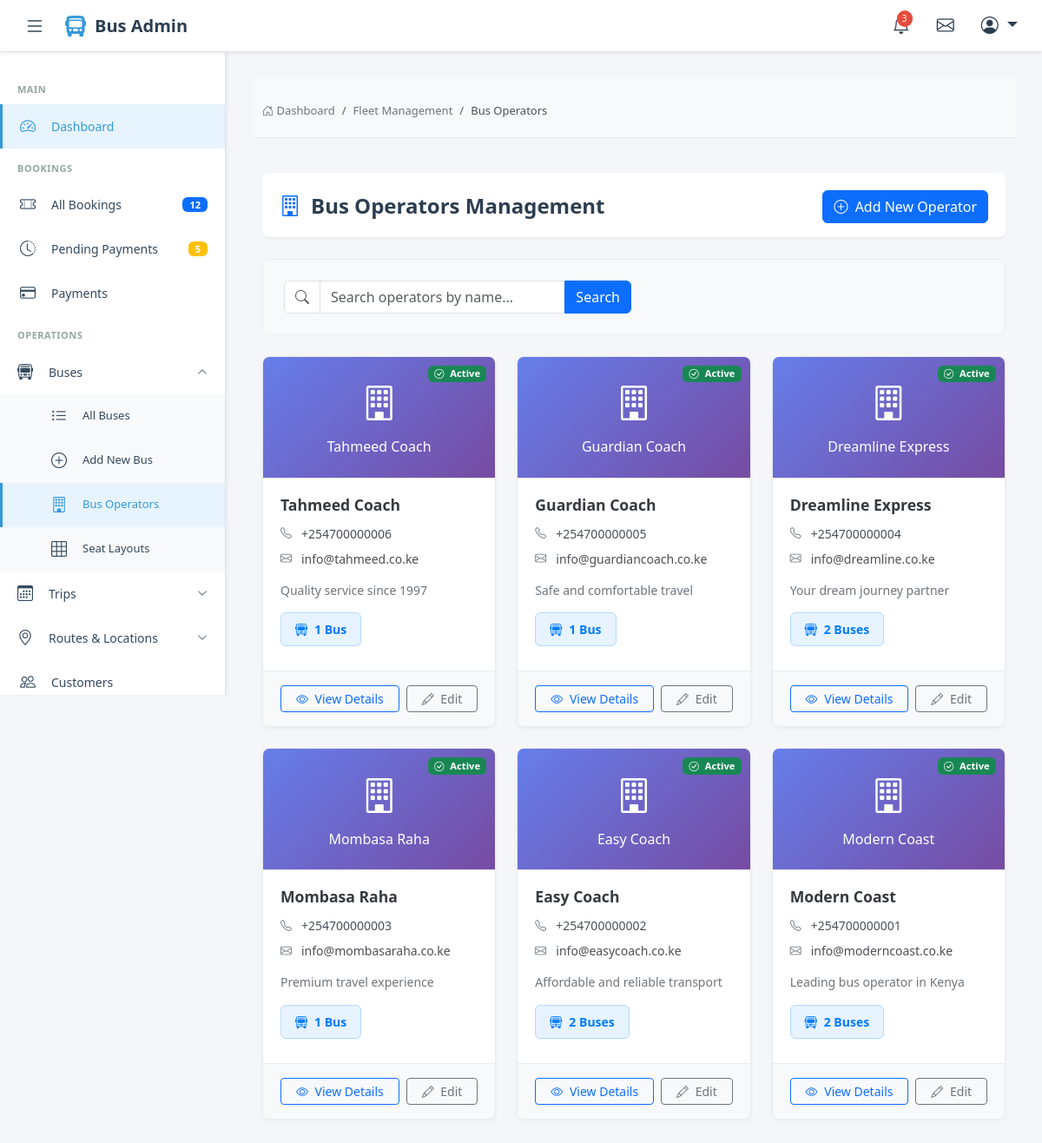
The app's page /operators/ with its own data.
### website_application/models.py (models this page shows, shortened)
class BusOperator(models.Model):
    name = models.CharField(max_length=200)
    logo = models.ImageField(upload_to='operators/logos/', null=True, blank=True)
    contact_phone = models.CharField(max_length=20)
    contact_email = models.EmailField()
    description = models.TextField(blank=True)
    is_active = models.BooleanField(default=True)
    created_at = models.DateTimeField(auto_now_add=True)

### website_application/views.py (the view)
# urls.py: path('operators/', views.operator_list, name='operator_list'),
def operator_list(request):
    operators = BusOperator.objects.annotate(
        bus_count=Count('buses')
    ).order_by('-created_at')
    search = request.GET.get('search', '')
    if search:
        operators = operators.filter(
            Q(name__icontains=search) |
            Q(contact_email__icontains=search)
        )
    context = {
        'operators': operators,
        'search': search,
    }
    return render(request, 'buses/operator_list.html', context)

### templates/buses/operator_list.html (shortened to what this page needs)
{% extends 'admin_base.html' %}
{% load static %}
{% block content %}
<div class="breadcrumb-container">
    <div class="container-fluid">
        <nav aria-label="breadcrumb">
            <ol class="breadcrumb">
                <li class="breadcrumb-item"><a href="{% url 'admin_dashboard' %}"><i class="bi bi-house-door"></i> Dashboard</a></li>
                <li class="breadcrumb-item"><a href="#">Fleet Management</a></li>
                <li class="breadcrumb-item active" aria-current="page">Bus Operators</li>
            </ol>
        </nav>
    </div>
</div>
<div class="container-fluid py-3">
    <div class="page-header">
        <h1 class="page-title">
            <i class="bi bi-building text-primary"></i>
            Bus Operators Management
        </h1>
        <a href="{% url 'operator_add' %}" class="btn btn-primary">
            <i class="bi bi-plus-circle me-1"></i> Add New Operator
        </a>
    </div>
    <div class="search-container">
        <form method="get" class="search-form">
            <div class="input-group">
                <span class="input-group-text bg-white">
                    <i class="bi bi-search text-muted"></i>
                </span>
                <input type="text" name="search" class="form-control"
                       placeholder="Search operators by name..." value="{{ search }}">
                <button class="btn btn-primary" type="submit">
                    Search
                </button>
            </div>
        </form>
    </div>
    {% if operators %}
    <div class="row g-4">
        {% for operator in operators %}
        <div class="col-md-6 col-lg-4">
            <div class="card operator-card">
                <div class="operator-logo-container">
                    {% if operator.is_active %}
                    <span class="badge bg-success status-badge"><i class="bi bi-check-circle me-1"></i> Active</span>
                    {% else %}
                    <span class="badge bg-secondary status-badge"><i class="bi bi-pause-circle me-1"></i> Inactive</span>
                    {% endif %}
                    {% if operator.logo %}
                    <img src="{{ operator.logo.url }}" alt="{{ operator.name }}" class="operator-logo">
                    {% else %}
                    <div class="text-white text-center">
                        <i class="bi bi-building" style="font-size: 2.5rem;"></i>
                        <p class="mt-2 mb-0 fw-medium">{{ operator.name|truncatechars:20 }}</p>
                    </div>
                    {% endif %}
                </div>
                <div class="card-body">
                    <h5 class="card-title">{{ operator.name }}</h5>
                    <div class="contact-info">
                        <div class="contact-item">
                            <i class="bi bi-telephone"></i>
                            <a href="tel:{{ operator.contact_phone }}">{{ operator.contact_phone }}</a>
                        </div>
                        <div class="contact-item">
                            <i class="bi bi-envelope"></i>
                            <a href="mailto:{{ operator.contact_email }}">{{ operator.contact_email }}</a>
                        </div>
                    </div>
                    {% if operator.description %}
                    <div class="operator-description">
                        {{ operator.description }}
                    </div>
                    {% endif %}
                    <div class="mb-2">
                        <span class="bus-count-badge">
                            <i class="bi bi-bus-front"></i>
                            {{ operator.bus_count }} Bus{{ operator.bus_count|pluralize:"es" }}
                        </span>
                    </div>
                </div>
                <div class="card-footer">
                    <div class="d-flex gap-2">
                        <a href="{% url 'operator_detail' operator.pk %}" class="btn btn-sm btn-outline-primary flex-fill">
                            <i class="bi bi-eye me-1"></i> View Details
                        </a>
                        <a href="{% url 'operator_edit' operator.pk %}" class="btn btn-sm btn-outline-secondary flex-fill">
                            <i class="bi bi-pencil me-1"></i> Edit
                        </a>
                    </div>
                </div>
            </div>
        </div>
        {% endfor %}
    </div>
    {% endif %}
</div>
{% endblock %}

### templates/admin_base.html (style rules this page uses)
:root { --sidebar-width: 260px; --header-height: 60px; --primary-color: #2c3e50; --secondary-color: #34495e; --accent-color: #3498db; --hover-bg: #f8f9fa; --border-color: #dee2e6; }
* { margin: 0; padding: 0; box-sizing: border-box; }
body { font-family: 'Segoe UI', Tahoma, Geneva, Verdana, sans-serif; background-color: #f5f6fa; overflow-x: hidden; }
.page-header { background: white; padding: 20px; border-radius: 8px; margin-bottom: 30px; box-shadow: 0 1px 3px rgba(0,0,0,0.05); }
.page-header h1 { font-size: 24px; font-weight: 600; color: var(--primary-color); margin: 0; }
.breadcrumb { background: none; padding: 0; margin: 8px 0 0 0; font-size: 13px; }

### templates/buses/operator_list.html (style rules this page uses)
.breadcrumb-container { background-color: #f8f9fa; border-bottom: 1px solid #e9ecef; padding: 0.75rem 0; margin-bottom: 1.5rem; }
.breadcrumb { margin-bottom: 0; padding: 0.5rem 0; background-color: transparent; border-radius: 0; }
.breadcrumb-item a { color: #6c757d; text-decoration: none; transition: color 0.2s; }
.breadcrumb-item.active { color: #495057; font-weight: 500; }
.page-header { display: flex; justify-content: space-between; align-items: center; margin-bottom: 1.5rem; padding-bottom: 1rem; border-bottom: 1px solid #e9ecef; }
.page-title { display: flex; align-items: center; gap: 0.75rem; font-weight: 600; color: #343a40; margin: 0; }
.operator-card { transition: transform 0.2s, box-shadow 0.2s; border: 1px solid #e9ecef; box-shadow: 0 2px 4px rgba(0,0,0,0.04); border-radius: 8px; height: 100%; overflow: hidden; }
.operator-logo-container { height: 140px; display: flex; align-items: center; justify-content: center; background: linear-gradient(135deg, #667eea 0%, #764ba2 100%); position: relative; border-bottom: 1px solid #e9ecef; }
.status-badge { position: absolute; top: 10px; right: 10px; font-size: 0.7rem; }
.bus-count-badge { background: #e7f3ff; color: #007bff; padding: 0.5rem 1rem; border-radius: 6px; font-weight: 600; font-size: 0.875rem; border: 1px solid #b3d9ff; display: inline-flex; align-items: center; gap: 0.5rem; }
.card-body { padding: 1.25rem; }
.card-title { font-weight: 600; color: #343a40; margin-bottom: 0.75rem; font-size: 1.1rem; }
.card-footer { background-color: #f8f9fa; border-top: 1px solid #e9ecef; padding: 1rem 1.25rem; }
.contact-info { font-size: 0.875rem; margin-bottom: 1rem; }
.contact-item { display: flex; align-items: center; gap: 0.5rem; margin-bottom: 0.5rem; color: #495057; }
.contact-item i { width: 16px; color: #6c757d; font-size: 0.8rem; }
.contact-item a { color: #495057; text-decoration: none; transition: color 0.2s; }
.operator-description { color: #6c757d; font-size: 0.875rem; line-height: 1.4; margin-bottom: 1rem; display: -webkit-box; -webkit-line-clamp: 3; -webkit-box-orient: vertical; overflow: hidden; }
.search-container { background: #f8f9fa; padding: 1.5rem; border-radius: 8px; margin-bottom: 1.5rem; border: 1px solid #e9ecef; }
.search-form { max-width: 400px; }

### records on screen
BusOperator: is_active True (drawn), name "Tahmeed Coach", contact_phone "+254700000006", contact_email "info@tahmeed.co.ke", description "Quality service since 1997", bus_count "1"
BusOperator: is_active True (drawn), name "Guardian Coach", contact_phone "+254700000005", contact_email "info@guardiancoach.co.ke", description "Safe and comfortable travel", bus_count "1"
BusOperator: is_active True (drawn), name "Dreamline Express", contact_phone "+254700000004", contact_email "info@dreamline.co.ke", description "Your dream journey partner", bus_count "2"
BusOperator: is_active True (drawn), name "Mombasa Raha", contact_phone "+254700000003", contact_email "info@mombasaraha.co.ke", description "Premium travel experience", bus_count "1"
BusOperator: is_active True (drawn), name "Easy Coach", contact_phone "+254700000002", contact_email "info@easycoach.co.ke", description "Affordable and reliable transport", bus_count "2"
BusOperator: is_active True (drawn), name "Modern Coast", contact_phone "+254700000001", contact_email "info@moderncoast.co.ke", description "Leading bus operator in Kenya", bus_count "2"
